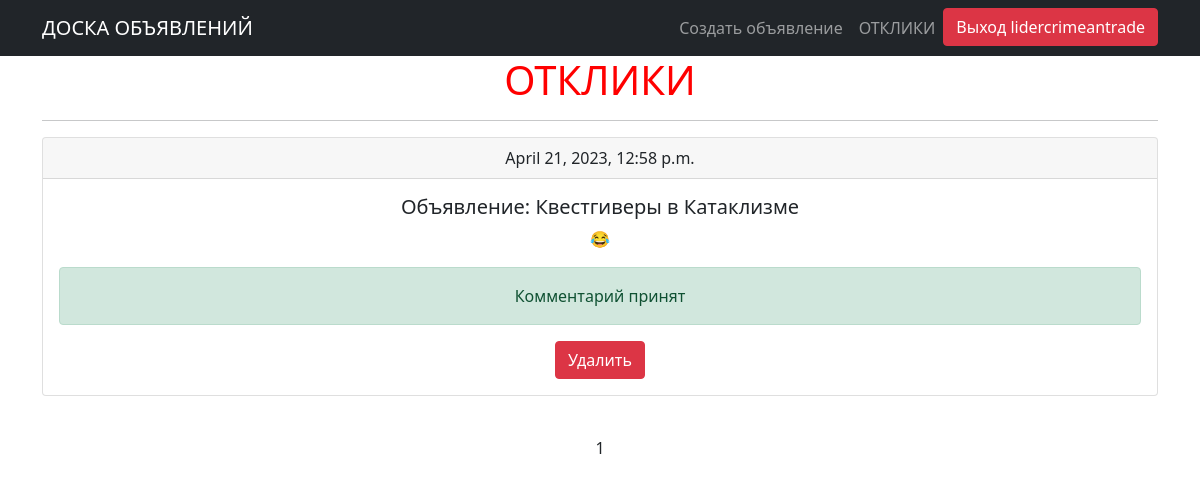
Screenshot of /ad/user_posts_comments/ (signed in) with the database file from the repository.
### postboard/models.py (models this page shows, shortened)
class Comments(models.Model):
    ad = models.ForeignKey(Ad, on_delete=models.CASCADE, verbose_name='Объевление', related_name='comments')
    author = models.ForeignKey(User, on_delete=models.CASCADE, verbose_name='Автор комментария')
    time_in = models.DateTimeField(auto_now_add=True)
    text = models.CharField(max_length=64, verbose_name='Текст комментария')
    status = models.BooleanField(verbose_name='Статус', default=False)
    class Meta:
        verbose_name='Комментарий'
        verbose_name_plural = 'Комментарии'

class Ad(models.Model):
    TYPE = (
        ('tanks', 'Танки'),
        ('heals', 'Хилы'),
        ('dd', 'ДД'),
        ('buyers', 'Торговцы'),
        ('gildmasters', 'Гилдмастеры'),
        ('questgivers', 'Квестгиверы'),
        ('farriers', 'Кузнецы'),
        ('tanners', 'Кожевники'),
        ('potionmasters', 'Зельевары'),
        ('charmmasters', 'Мастер заклинаний'),
    )
    author = models.ForeignKey(User, on_delete=models.CASCADE, verbose_name='автор')
    author_id = author.primary_key
    title = models.CharField(max_length=64, verbose_name='заголовок')
    text = RichTextField()
    category = models.CharField(max_length=64, choices=TYPE, default='tank', verbose_name='категория')
    time_in = models.DateTimeField(auto_now_add=True)
    def __str__(self):
        return f'Объявление: {self.title}'
    class Meta:
        verbose_name = 'Объявление'
        verbose_name_plural = 'Объявления'

### postboard/views.py (the view, shortened to what this page needs)
# urls.py: path('user_posts_comments/', UserPostCommentList.as_view(), name='user_posts_comments'),
class UserPostCommentList(LoginRequiredMixin, generic.ListView):
    raise_exception = True
    model = Comments
    template_name = 'user_posts_comments.html'
    context_object_name = 'user_posts_comments'
    paginate_by = 3
    def get_queryset(self):
        queryset = Comments.objects.filter(ad__author=self.request.user).order_by('-time_in').all()
        self.filterset = AdCommentsFilter(self.request.GET, queryset)
        self.filterset.form.fields['ad'].queryset = Ad.objects.filter(author=self.request.user)
        return self.filterset.qs
    def get_context_data(self, **kwargs):
        context = super().get_context_data(**kwargs)
        context['filterset'] = self.filterset
        return context

### templates/user_posts_comments.html (shortened to what this page needs)
{% extends 'flatpages/default.html' %}
{% block content %}
<h1><font color="red">ОТКЛИКИ</font></h1>
<hr>
{%if user_posts_comments%}
{%for i in user_posts_comments%}
<div class="card">
  <div class="card-header">
    {{i.time_in}}
  </div>
  <div class="card-body">
    <h5 class="card-title">{{i.ad}}</h5>
    <p class="card-text">{{i.text}}</p>
      {%if i.status == False%}
    <a class="btn btn-success" href="{% url 'comments_accept' i.id %}" role="button">Принять</a>
      <a class="btn btn-danger" href="{% url 'comments_delete' i.id %}" role="button">Удалить</a>
      {%else%}
      <div class="alert alert-success" role="alert">
          Комментарий принят
      </div>
      <a class="btn btn-danger" href="{% url 'comments_delete' i.id %}" role="button">Удалить</a>
      {%endif%}
  </div>
</div>
<p>&nbsp;</p>
{%endfor%}
{%else%}
<h5><font color="red">Комментарии отсутствуют</font></h5>
{%endif%}
   {{ page_obj.number }}
{% endblock content %}

### templates/flatpages/default.html (shortened to what this page needs)
<!DOCTYPE html>
<html lang="en">
    <head>
        {% load static %}
        <link href="{% static 'css/styles.css' %}" rel="stylesheet" />
    </head>
    <body>
        <nav class="navbar navbar-expand-lg navbar-dark bg-dark">
            <div class="container">
                <a class="navbar-brand" href="/ad/">ДОСКА ОБЪЯВЛЕНИЙ</a>
                {% if user.is_authenticated %}
                <div class="collapse navbar-collapse" id="navbarResponsive">
                    <ul class="navbar-nav ms-auto mb-2 mb-lg-0">
                        <li class="nav-item"><a class="nav-link" href="/ad/create/">Создать объявление</a></li>
                        <li class="nav-item"><a class="nav-link" href="/ad/user_posts_comments/">ОТКЛИКИ</a></li>
                        <li><a class="btn btn-danger text-nowrap" href="/accounts/logout/" role="button">Выход {{request.user.username}}</a></li>
                    </ul>
                </div>
                {%endif%}
            </div>
        </nav>
        <div class="container">
            <div class="row">
                <div class="col-lg-12 text-center">
                    {% block content %}{% endblock content %}
                </div>
            </div>
        </div>
    </body>
</html>

### rows the page displays
Comments: time_in "April 21, 2023, 12:58 p.m.", ad "Объявление: Квестгиверы в Катаклизме", text "😂", status "Комментарий принят"

### other values shown
{{ request.user.username }} "lidercrimeantrade"
{{ page_obj.number }} "1"
